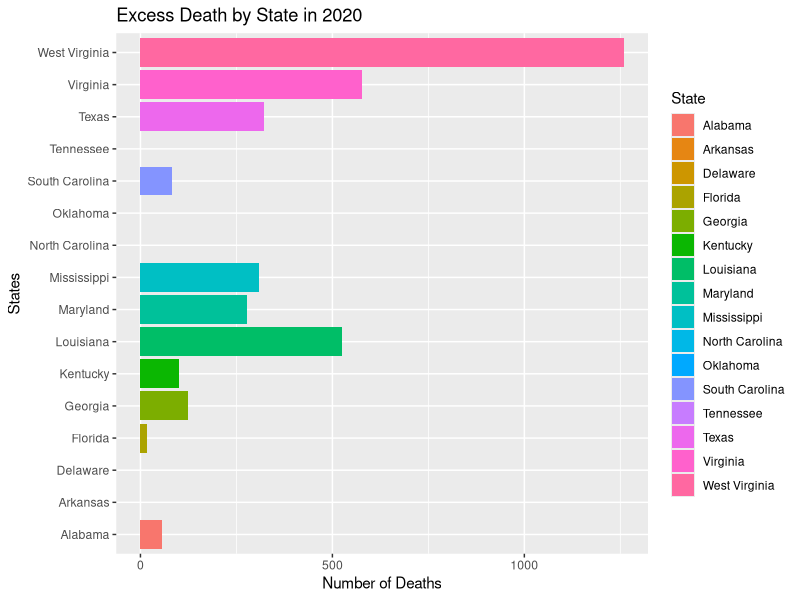

The R source for this figure:
library(dplyr)
library(lubridate)
library(ggplot2)
#create data frame with regions for states
region <- as.data.frame(list(state.name, state.region)) %>%
  rename(State = c..Alabama....Alaska....Arizona....Arkansas....California....Colorado...) %>%
  rename(region = structure.c.2L..4L..4L..2L..4L..4L..1L..2L..2L..2L..4L..4L..3L..)

#load deaths dataset
deaths <- read.csv("data/Excess_Deaths_Associated_with_COVID-19.csv", stringsAsFactors = FALSE)

#combine add regions to deaths dataset and filter unneeded columns
deaths <- deaths %>%
  left_join(region) %>%
  select(Week.Ending.Date, State, region, Excess) %>%
   mutate(Saturday = mdy(Week.Ending.Date))

# function that outputs a bar graph for each state for the selected region
# depicting the number of deaths for the week selected
build_bar <- function(data, region_input, day) {
   #dates <- seq.Date(as.Date("2020-01-01"), as.Date("2020-05-31"), by = 1)
   #week_end_date <- floor_date(date, unit = "week", week_start = 6)

   date <- as.Date(parse_date_time(day, "mdy"))
   next.days <- seq(date, date + 6, by='day')
   week_end_date = next.days[weekdays(next.days)=='Saturday']

  data <- data %>%
     # filter to only display states in the selected region
     filter(region == region_input) %>%
     filter(Saturday == week_end_date) %>% #filter to the week of selected input rounding to nearest saturday
     group_by(State) %>%
     distinct(State, Excess) %>%
     summarise(
        excess = sum(Excess, na.rm = TRUE)
     )


  #plot the selected data
  p <- ggplot(data) +
    geom_col(mapping = aes(x = State, y = excess, fill = State)) +
    coord_flip()+
    ggtitle("Excess Death by State in 2020") +
    xlab("States") +
    ylab("Number of Deaths")
  return(p)
}

build_bar(deaths, "South", "04/04/2020")
